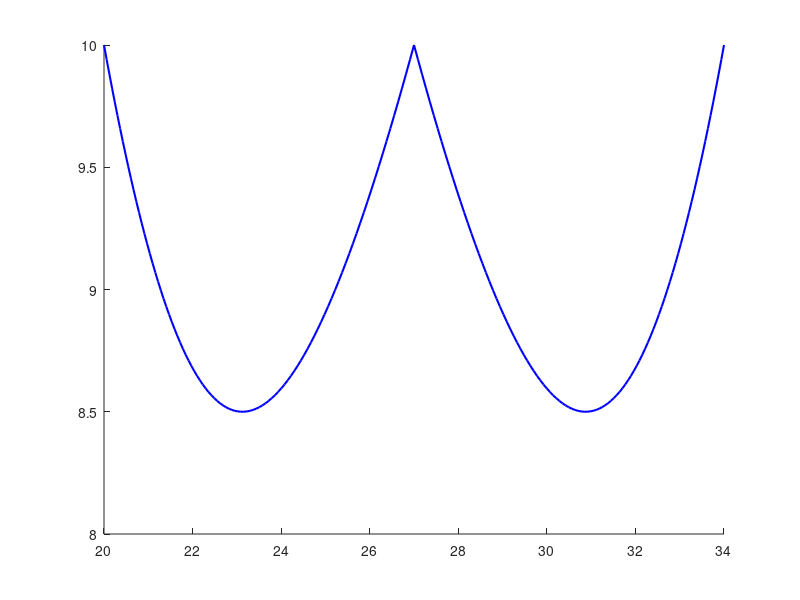

This figure's MATLAB source:
function gura_1_curbe()

% --> Codul acesta reprezinta partea de sus a gurii, adica "W"-ul (buzele de sus) <--

t = linspace(0,1,100); % Parametrul
% Punctele de control
b1 = [20 22 24 27; 10 8 8 10]; 
b2 = [27 30 32 34; 10 8 8 10];
% Polinoamele Bernstein de gradul 3
B0 = (1-t).^3;
B1 = 3.*(1-t).^2.*t;
B2 = 3.*(1-t).*t.^2;
B3 = t.^3;
B = [B0;B1;B2;B3]; % Matricea care cuprinde toate polinoamele Bernstein
% Curbele Bezier
f1 = b1*B;
f2 = b2*B;

% --> Desenare grafic (doar curbele Bezier) <--
hold on
plot(f1(1,:),f1(2,:),'b','LineWidth',1.5)
plot(f2(1,:),f2(2,:),'b','LineWidth',1.5)
hold off

end
